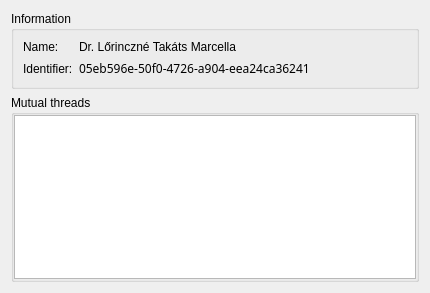
<?xml version="1.0" encoding="UTF-8"?>
<ui version="4.0">
 <class>PersonInformationDialog</class>
 <widget class="QDialog" name="PersonInformationDialog">
  <property name="geometry">
   <rect>
    <x>0</x>
    <y>0</y>
    <width>430</width>
    <height>293</height>
   </rect>
  </property>
  <property name="windowTitle">
   <string>Dialog</string>
  </property>
  <layout class="QVBoxLayout" name="verticalLayout">
   <item>
    <widget class="QGroupBox" name="groupBox">
     <property name="title">
      <string>Information</string>
     </property>
     <layout class="QGridLayout" name="gridLayout" columnstretch="0,1">
      <item row="0" column="0">
       <widget class="QLabel" name="label">
        <property name="text">
         <string>Name:</string>
        </property>
       </widget>
      </item>
      <item row="0" column="1">
       <widget class="QLabel" name="nameLabel">
        <property name="text">
         <string notr="true">Dr. Lőrinczné Takáts Marcella</string>
        </property>
       </widget>
      </item>
      <item row="1" column="0">
       <widget class="QLabel" name="label_3">
        <property name="text">
         <string>Identifier:</string>
        </property>
       </widget>
      </item>
      <item row="1" column="1">
       <widget class="QLabel" name="identifierLabel">
        <property name="font">
         <font>
          <family>Cascadia Code</family>
         </font>
        </property>
        <property name="text">
         <string notr="true">05eb596e-50f0-4726-a904-eea24ca36241</string>
        </property>
       </widget>
      </item>
     </layout>
    </widget>
   </item>
   <item>
    <widget class="QGroupBox" name="groupBox_2">
     <property name="title">
      <string>Mutual threads</string>
     </property>
     <layout class="QVBoxLayout" name="verticalLayout_2">
      <property name="leftMargin">
       <number>0</number>
      </property>
      <property name="topMargin">
       <number>0</number>
      </property>
      <property name="rightMargin">
       <number>0</number>
      </property>
      <property name="bottomMargin">
       <number>0</number>
      </property>
      <item>
       <widget class="QListWidget" name="threadsListWidget">
        <property name="editTriggers">
         <set>QAbstractItemView::NoEditTriggers</set>
        </property>
        <property name="iconSize">
         <size>
          <width>16</width>
          <height>16</height>
         </size>
        </property>
        <property name="verticalScrollMode">
         <enum>QAbstractItemView::ScrollPerPixel</enum>
        </property>
        <property name="horizontalScrollMode">
         <enum>QAbstractItemView::ScrollPerPixel</enum>
        </property>
        <property name="resizeMode">
         <enum>QListView::Adjust</enum>
        </property>
        <property name="wordWrap">
         <bool>true</bool>
        </property>
       </widget>
      </item>
     </layout>
    </widget>
   </item>
  </layout>
 </widget>
 <resources/>
 <connections/>
</ui>
